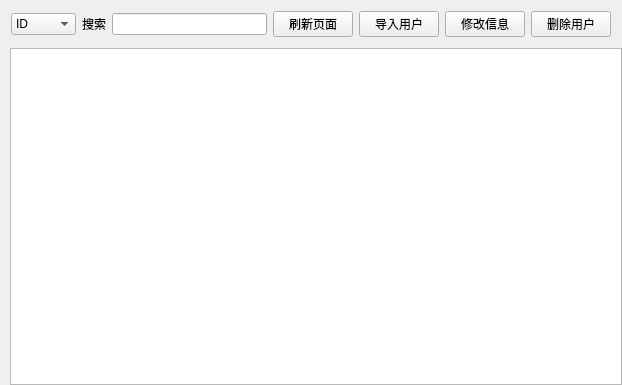
<?xml version="1.0" encoding="UTF-8"?>
<ui version="4.0">
 <class>Cell_UserMgrClass</class>
 <widget class="QWidget" name="Cell_UserMgrClass">
  <property name="geometry">
   <rect>
    <x>0</x>
    <y>0</y>
    <width>622</width>
    <height>385</height>
   </rect>
  </property>
  <property name="windowTitle">
   <string>Cell_UserMgr</string>
  </property>
  <layout class="QGridLayout" name="gridLayout_2">
   <property name="leftMargin">
    <number>0</number>
   </property>
   <property name="topMargin">
    <number>0</number>
   </property>
   <property name="rightMargin">
    <number>0</number>
   </property>
   <property name="bottomMargin">
    <number>0</number>
   </property>
   <property name="spacing">
    <number>0</number>
   </property>
   <item row="1" column="0">
    <spacer name="horizontalSpacer">
     <property name="orientation">
      <enum>Qt::Horizontal</enum>
     </property>
     <property name="sizeType">
      <enum>QSizePolicy::Preferred</enum>
     </property>
     <property name="sizeHint" stdset="0">
      <size>
       <width>10</width>
       <height>20</height>
      </size>
     </property>
    </spacer>
   </item>
   <item row="0" column="0" colspan="2">
    <widget class="QWidget" name="widget" native="true">
     <property name="name" stdset="0">
      <string>bg</string>
     </property>
     <layout class="QGridLayout" name="gridLayout">
      <item row="0" column="5">
       <widget class="QPushButton" name="btn_set">
        <property name="text">
         <string>修改信息</string>
        </property>
        <property name="name" stdset="0">
         <string>btn</string>
        </property>
       </widget>
      </item>
      <item row="0" column="2">
       <widget class="QLineEdit" name="le_qry">
        <property name="name" stdset="0">
         <string>le</string>
        </property>
       </widget>
      </item>
      <item row="0" column="0">
       <widget class="QComboBox" name="comboBox">
        <property name="name" stdset="0">
         <string>cbox</string>
        </property>
        <item>
         <property name="text">
          <string>ID</string>
         </property>
        </item>
        <item>
         <property name="text">
          <string>用户名</string>
         </property>
        </item>
        <item>
         <property name="text">
          <string>权限</string>
         </property>
        </item>
       </widget>
      </item>
      <item row="0" column="6">
       <widget class="QPushButton" name="btn_dlt">
        <property name="text">
         <string>删除用户</string>
        </property>
        <property name="name" stdset="0">
         <string>btn</string>
        </property>
       </widget>
      </item>
      <item row="0" column="4">
       <widget class="QPushButton" name="btn_imp">
        <property name="text">
         <string>导入用户</string>
        </property>
        <property name="name" stdset="0">
         <string>btn</string>
        </property>
       </widget>
      </item>
      <item row="0" column="1">
       <widget class="QLabel" name="lb_qry">
        <property name="text">
         <string>搜索</string>
        </property>
        <property name="name" stdset="0">
         <string>lb</string>
        </property>
       </widget>
      </item>
      <item row="0" column="3">
       <widget class="QPushButton" name="btn_ref">
        <property name="text">
         <string>刷新页面</string>
        </property>
        <property name="name" stdset="0">
         <string>btn</string>
        </property>
       </widget>
      </item>
     </layout>
    </widget>
   </item>
   <item row="1" column="1">
    <widget class="QTableView" name="tableView">
     <property name="name" stdset="0">
      <string>tb</string>
     </property>
    </widget>
   </item>
  </layout>
 </widget>
 <layoutdefault spacing="6" margin="11"/>
 <resources/>
 <connections/>
</ui>
